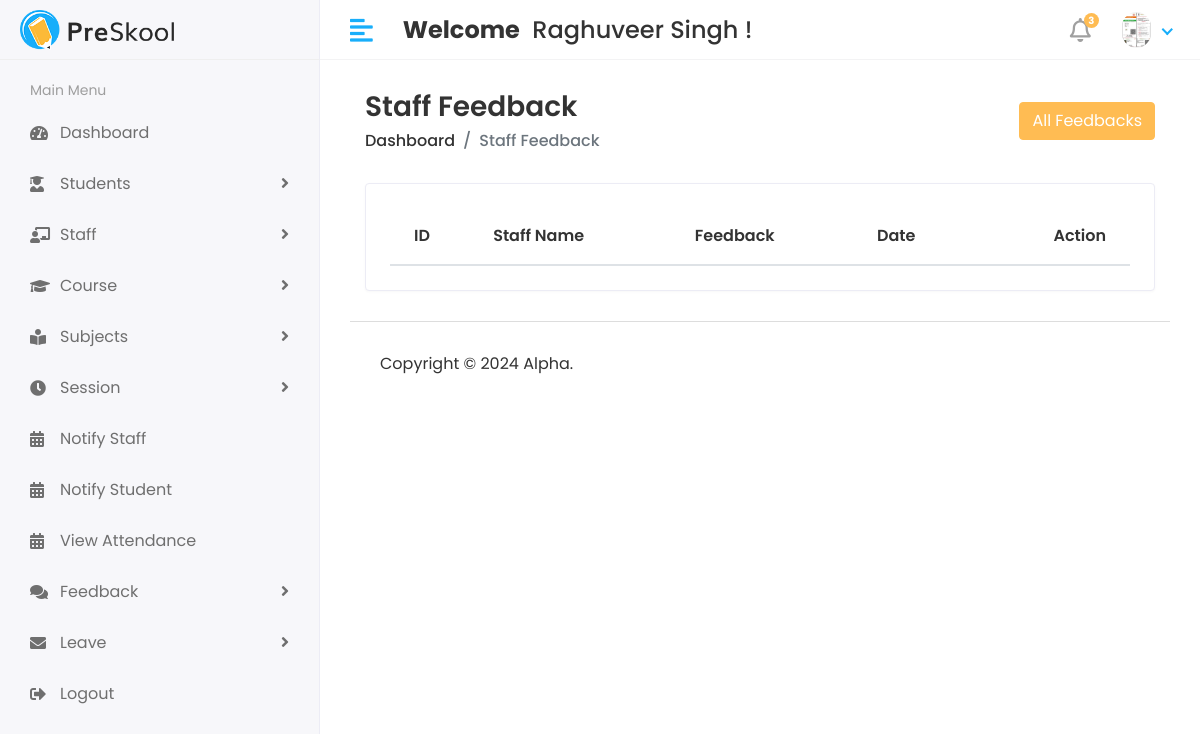
The app's page /Hod/Staff/feedback (signed in), older data.
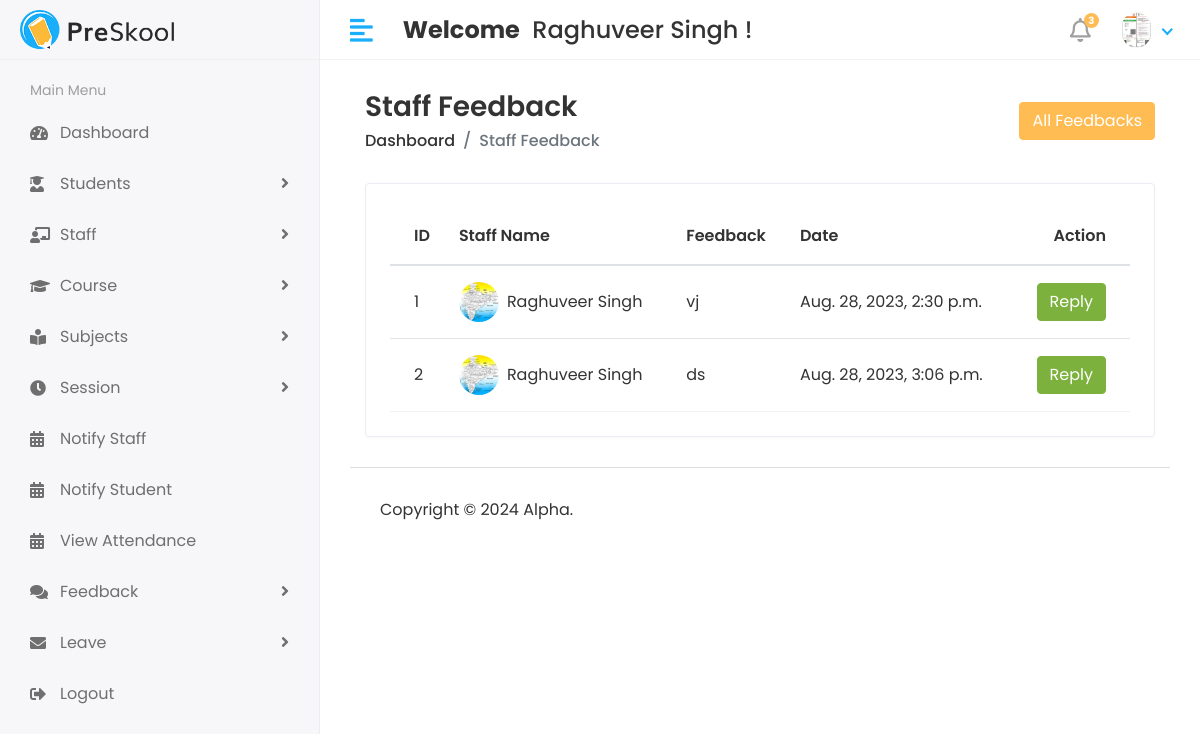
The same page, newer data.
### cmsapp/models.py (models this page shows, shortened)
class Staff_Feedback(models.Model):
    staff_id = models.ForeignKey(Staff, on_delete=models.CASCADE)
    feedback = models.TextField()
    feedback_reply = models.TextField()
    created_at = models.DateTimeField(auto_now_add=True)
    updated_at = models.DateTimeField(auto_now_add=True)

class Staff(models.Model):
    admin = models.OneToOneField(CustomUser, on_delete=models.CASCADE)
    address = models.TextField()
    gender = models.CharField(max_length=100)
    created_at = models.DateTimeField(auto_now_add=True)
    updated_at = models.DateTimeField(auto_now=True)

class CustomUser(AbstractUser):
    USER = (
        (1, 'HOD'),
        (2, 'Staff'),
        (3, 'Student'),
    )
    user_type = models.CharField(choices=USER, max_length=50, default=1)
    profile_pic = models.ImageField(upload_to='media/profile_pic')

### college_management_system/HOD_views.py (the view)
# urls.py: path('Hod/Staff/feedback',HOD_views.STAFF_FEEDBACK,name='staff_feedback_reply'),
@login_required(login_url='/')
def STAFF_FEEDBACK(request):
    feedback = Staff_Feedback.objects.all()
    context = {
        'feedback':feedback
    }
    return render(request,'HOD/staff_feedback.html',context)

### templates/HOD/staff_feedback.html (shortened to what this page needs)
{% extends 'base.html' %}
{% block content %}
<div class="content container-fluid">
               <div class="page-header">
                  <div class="row align-items-center">
                     <div class="col">
                        <h3 class="page-title">Staff Feedback</h3>
                        <ul class="breadcrumb">
                           <li class="breadcrumb-item"><a href="index.html">Dashboard</a></li>
                           <li class="breadcrumb-item active">Staff Feedback</li>
                        </ul>
                     </div>
                     <div class="col-auto text-right float-right ml-auto">
                        <button type="button" class="btn btn-primary" data-toggle="modal" data-target="#exampleModalCenter">
                          All Feedbacks
                        </button>
                     </div>
                  </div>
               </div>
               <div class="row">
                  <div class="col-sm-12">
                     <div class="card card-table">
                        <div class="card-body">
                           <div class="table-responsive">
                              <table id="table_id" class="table table-hover table-center mb-0 ">
                                 <thead>
                                    <tr>
                                       <th>ID</th>
                                       <th>Staff Name</th>
                                       <th>Feedback</th>
                                        <th>Date</th>
                                       <th class="text-right">Action</th>
                                    </tr>
                                 </thead>
                                 <tbody>
                                 {% for i in feedback %}
                                    <tr>
                                       <td>{{i.id}}</td>
                                       <td>
                                          <h2 class="table-avatar">
                                             <a href="student-details.html" class="avatar avatar-sm mr-2"><img class="avatar-img rounded-circle" src="/{{i.staff_id.admin.profile_pic}}" alt="User Image"></a>
                                             <a href="student-details.html">{{i.staff_id.admin.first_name}}&nbsp;{{i.staff_id.admin.last_name}}</a>
                                          </h2>
                                       </td>
                                       <td>{{i.feedback}}</td>
                                        <td>{{i.created_at}}</td>
                                       <td class="text-right">
                                          <button type="button" class="btn btn-success" data-toggle="modal" data-target="#SendNotificationModal-{{forloop.counter}}">
                                            Reply
                                          </button>
                                       </td>
                                    </tr>
                                    {% endfor %}
                                 </tbody>
                              </table>
                           </div>
                        </div>
                     </div>
                  </div>
               </div>
            </div>
{% endblock %}

Row changes from the older to the newer data that the page shows:
added Staff_Feedback: id "1", staff_id.admin.profile_pic (picture), staff_id.admin.first_name "Raghuveer", staff_id.admin.last_name "Singh", feedback "vj", created_at "Aug. 28, 2023, 2:30 p.m."
added Staff_Feedback: id "2", staff_id.admin.profile_pic (picture), staff_id.admin.first_name "Raghuveer", staff_id.admin.last_name "Singh", feedback "ds", created_at "Aug. 28, 2023, 3:06 p.m."
